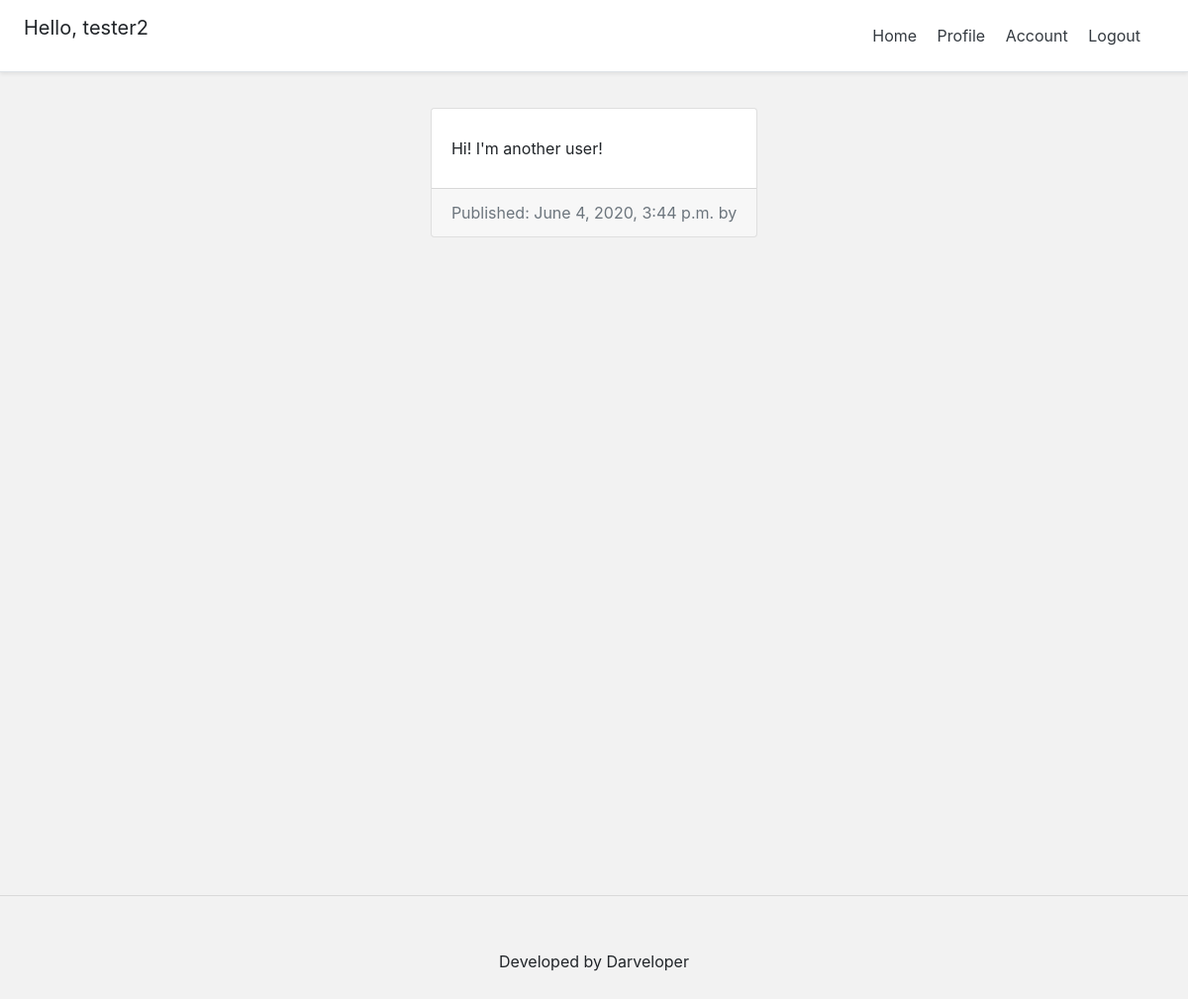
The app's page /tweet/test-hi-im-another-user/ (signed in) with its own data.
### twitteruser/models.py (models this page shows, shortened)
class Account(AbstractBaseUser):
    email = models.EmailField(verbose_name="email", max_length=60, unique=True)
    username = models.CharField(max_length=30, unique=True)
    date_joined = models.DateTimeField(verbose_name='date joined', auto_now=True)
    last_login = models.DateTimeField(verbose_name='last login', auto_now=True)
    is_admin = models.BooleanField(default=False)
    is_active = models.BooleanField(default=True)
    is_staff = models.BooleanField(default=False)
    is_superuser = models.BooleanField(default=False)
    USERNAME_FIELD = 'email'
    REQUIRED_FIELDS = ['username']
    objects = MyAccountManager()

### tweet/models.py (models this page shows, shortened)
class Tweet(models.Model):
    body = models.TextField(max_length=240, null=False, blank=False)
    date_published = models.DateTimeField(auto_now_add=True, verbose_name="date published")
    date_updated = models.DateTimeField(auto_now=True, verbose_name="date updated")
    author = models.ForeignKey(settings.AUTH_USER_MODEL, on_delete=models.CASCADE)
    slug = models.SlugField(blank=True, unique=True)

### tweet/views.py (the view)
# urls.py: path('<slug>/', detail_tweet_view, name="detail"),
def detail_tweet_view(request, slug):
    context = {}
    tweet = get_object_or_404(Tweet, slug=slug)
    context['tweet'] = tweet
    return render(request, 'detail_tweet.html', context)

### tweet/templates/detail_tweet.html (shortened to what this page needs)
{% extends 'base.html' %}
{% block content %}
<div class="container">
    <div class="row">
        <div class="card m-auto">
            <div class="card-body my-2">
                <p class="card-text">{{tweet.body|safe}}</p>
            </div>
            <div class="card-footer text-muted">
                Published: {{tweet.date_published}} by {{tweet.auhor}}
            </div>
        </div>
    </div>
</div>
{% endblock content %}

### templates/snippets/header.html (shortened to what this page needs)
<link rel="stylesheet" href="https://stackpath.bootstrapcdn.com/bootstrap/4.4.1/css/bootstrap.min.css">
<div class="d-flex flex-column flex-md-row align-items-center p-3 px-md-4 mb-3 bg-white border-bottom shadow-sm">
  <h5 class="my-0 mr-md-auto font-weight-normal">
    {% if request.user.is_authenticated %}
    <p>Hello, {{request.user.username }}</p>
    {% endif %}
  </h5>
  <nav class="my-2 my-md-0 mr-md-3">
    {% if request.user.is_authenticated %}
        <a class="p-2 text-dark" href="{% url 'home' %}">Home</a>
        <a class="p-2 text-dark" href="{% url 'profile' request.user.username %}">Profile</a>
        <a class="p-2 text-dark" href="{% url 'account' %}">Account</a>
        <a class="p-2 text-dark" href="{% url 'logout'%}">Logout</a>
    {% else %}
        <a class="p-2 text-dark" href="{% url 'home' %}">Home</a>
        <a class="p-2 text-dark" href="{% url 'login' %}">Login</a>
        <a class="btn btn-outline-primary" href="{% url 'register'%}">Register</a>
    {% endif %}
  </nav>
</div>

### templates/snippets/header.html (style rules this page uses)
@media (min-width: 768px) { html { font-size: 16px; } }
.container { max-width: 960px; }

### templates/snippets/base_css.html (style rules this page uses)
body { background-color: #f2f2f2; }

### tweet/templates/detail_tweet.html (style rules this page uses)
.card { max-width: 700px; }
.container { padding: 20px; }

### records on screen
Account: user.username "tester2"
Tweet: body "Hi! I'm another user!", date_published "June 4, 2020, 3:44 p.m."
